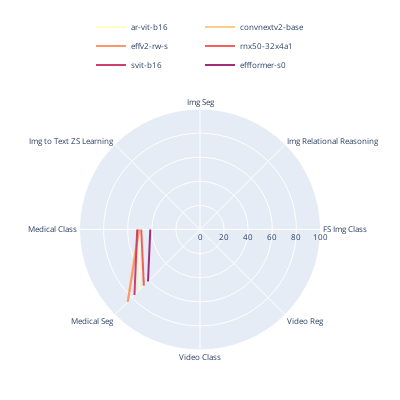

Notebook code for this chart:
### Code cell
import plotly.express as px
import plotly.graph_objects as go
# Preprocess data for polar plot
color_palette = px.colors.sequential.Magma_r  # Original palette
target_length = len(architecture_shift)
color_palette = generate_palette(color_palette, target_length)

categories = df.columns[-8:]  # Exclude the first column (Model.Metric)
values = df.iloc[:, -8:].values  # Exclude the first column

categories = [category.replace("Classification", "Class").replace("Zero Shot", "ZS").replace("Image", "Img").replace("Regression", "Reg").replace("Few Shot", "FS").replace("Segmentation", "Seg") for category in categories]  # Shorten the category names
# dataframe that includes only Model.Metrics matching entries in pretraining_shift
new_df = df[df['model_name'].isin(architecture_shift)]
columns = new_df.columns
# gaussian normalization
# for col in columns[1:]:
#     new_df[col] = (new_df[col] - new_df[col].mean()) / (new_df[col].std())
values = new_df.iloc[:, -8:].values  # Exclude the first column
new_df = new_df.reset_index(drop=True)
# Create polar plot for each model
fig = go.Figure()
for i, model in enumerate(architecture_shift):
    id = new_df[new_df['model_name'] == model].index[0]
    color_index = i % len(color_palette)  # Ensure the index is within the range of the color palette
    fig.add_trace(go.Scatterpolar(
        r=values[i],
        theta=categories,
        name=model,
        mode='lines',
        line=dict(color=color_palette[color_index])  
        
    ))
    fig.add_trace(go.Scatterpolar(
        r=[values[i][0], values[i][-1]],
        theta=[categories[0], categories[-1]],
        name=model,
        mode='lines',
        showlegend=False,
        line=dict(color=color_palette[color_index]) 
        
    ))
    
    

# Update layout
fig.update_layout(
    height=400,
    width=400,
    autosize=True,
    margin=dict(
            l=50,
            r=50,
            b=50,
            t=100,
            pad=4
        ),
    font=dict(
        size=8
    ),
    polar=dict(
        radialaxis=dict(
            range=[0, 100]  # This sets the range to be from 0 to 100
        )
    )
)

# make legend smaller and move it to the top center
fig.update_layout(
    legend=dict(
        orientation="h",
        yanchor="top",
        y=1.4,
        xanchor="center",
        x=0.5
    )
)

fig.show()
fig.write_image("architecture_polar_plot.pdf")
fig.write_image("architecture_polar_plot.png")

### Figure 1 — Plotly figure (JSON) as saved in the notebook; plotly's stock layout.template omitted (floating-point values rounded to 4 significant figures)
{"data": [{"line": {"color": "#fcfdbf"}, "mode": "lines", "name": "ar-vit-b16", "r": [null, null, 46.14, null, 50.57, 70.92, null, null], "theta": ["FS Img Class", "Img Relational Reasoning", "Img Seg", "Img to Text ZS Learning", "Medical Class", "Medical Seg", "Video Class", "Video Reg"], "type": "scatterpolar"}, {"line": {"color": "#fcfdbf"}, "mode": "lines", "name": "ar-vit-b16", "r": [null, null], "showlegend": false, "theta": ["FS Img Class", "Video Reg"], "type": "scatterpolar"}, {"line": {"color": "#feca8d"}, "mode": "lines", "name": "convnextv2-base", "r": [null, null, 30.1, null, 50.98, 85.17, null, null], "theta": ["FS Img Class", "Img Relational Reasoning", "Img Seg", "Img to Text ZS Learning", "Medical Class", "Medical Seg", "Video Class", "Video Reg"], "type": "scatterpolar"}, {"line": {"color": "#feca8d"}, "mode": "lines", "name": "convnextv2-base", "r": [null, null], "showlegend": false, "theta": ["FS Img Class", "Video Reg"], "type": "scatterpolar"}, {"line": {"color": "#fd9668"}, "mode": "lines", "name": "effv2-rw-s", "r": [null, null, 33.76, null, 50.48, 84.6, null, null], "theta": ["FS Img Class", "Img Relational Reasoning", "Img Seg", "Img to Text ZS Learning", "Medical Class", "Medical Seg", "Video Class", "Video Reg"], "type": "scatterpolar"}, {"line": {"color": "#fd9668"}, "mode": "lines", "name": "effv2-rw-s", "r": [null, null], "showlegend": false, "theta": ["FS Img Class", "Video Reg"], "type": "scatterpolar"}, {"line": {"color": "#f1605d"}, "mode": "lines", "name": "rnx50-32x4a1", "r": [null, null, 42.2, null, 48.77, 65.88, null, null], "theta": ["FS Img Class", "Img Relational Reasoning", "Img Seg", "Img to Text ZS Learning", "Medical Class", "Medical Seg", "Video Class", "Video Reg"], "type": "scatterpolar"}, {"line": {"color": "#f1605d"}, "mode": "lines", "name": "rnx50-32x4a1", "r": [null, null], "showlegend": false, "theta": ["FS Img Class", "Video Reg"], "type": "scatterpolar"}, {"line": {"color": "#cd4071"}, "mode": "lines", "name": "svit-b16", "r": [null, null, 46.72, null, 52.11, 76.91, null, null], "theta": ["FS Img Class", "Img Relational Reasoning", "Img Seg", "Img to Text ZS Learning", "Medical Class", "Medical Seg", "Video Class", "Video Reg"], "type": "scatterpolar"}, {"line": {"color": "#cd4071"}, "mode": "lines", "name": "svit-b16", "r": [null, null], "showlegend": false, "theta": ["FS Img Class", "Video Reg"], "type": "scatterpolar"}, {"line": {"color": "#9e2f7f"}, "mode": "lines", "name": "effformer-s0", "r": [null, null, 25.32, null, 41.26, 61.01, null, null], "theta": ["FS Img Class", "Img Relational Reasoning", "Img Seg", "Img to Text ZS Learning", "Medical Class", "Medical Seg", "Video Class", "Video Reg"], "type": "scatterpolar"}, {"line": {"color": "#9e2f7f"}, "mode": "lines", "name": "effformer-s0", "r": [null, null], "showlegend": false, "theta": ["FS Img Class", "Video Reg"], "type": "scatterpolar"}], "layout": {"autosize": true, "font": {"size": 8}, "height": 400, "legend": {"orientation": "h", "x": 0.5, "xanchor": "center", "y": 1.4, "yanchor": "top"}, "margin": {"b": 50, "l": 50, "pad": 4, "r": 50, "t": 100}, "polar": {"radialaxis": {"range": [0, 100]}}, "width": 400}}
